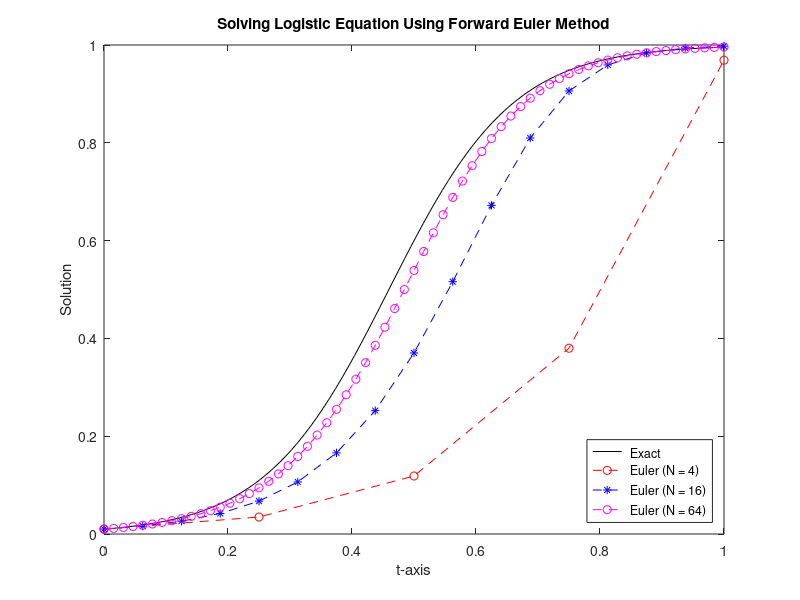

Write MATLAB code to recreate this figure.
function A1_FEuler

%  Demo 1: <numerical sols> 
%  Method: forward euler method
%  Example 1 (logstic eqn): y' = ry(1-y) with y(0) = y0 = 0.01, r = 10, T=1
%  Goal: to show numerical solutions with different N=T/h 
%
%  Date: 2015.2.4 (revised on 9.3.2018)

% clear all previous variables and plots
clear 
clf

% parameters for calculation
r=10;
t0=0; y0=0.01;
tmax=1;

% right hand side, and exact sol
f= @(y) r*y*(1-y);
y_exa = @(t) 1/(1+(1-y0)/y0*exp(-r*t));

% calculate and plot exact solution
Nexa=100;
tt=linspace(t0,tmax,Nexa);
exact=zeros(1,Nexa);
for it=1:Nexa
	exact(it)=y_exa(tt(it));
end
plot(tt,exact,'k');
legend(' Exact', 'Location', 'SouthEast'); 
hold on

% define axes and title used in plot
xlabel('t-axis')
ylabel('Solution')
title('Solving Logistic Equation Using Forward Euler Method')
pause
 
% loop used to increase N value
N=1;
for icounter=1:3
	N=N*4;

	% calculate Euler solution
	t=linspace(t0,tmax,N+1);
	h=t(2)-t(1);
	euler=y0;
	y=y0;
	for j=2:N+1
		yy=y+h*f(y);
		euler=[euler, yy];
		y=yy;
    end

	% plot solution
	if icounter==1
		plot(t,euler,'--ro');
		legend(' Exact',' Euler (N = 4)', 'Location', 'SouthEast');
		pause
	elseif icounter==2
		plot(t,euler,'--b*')
		legend(' Exact',' Euler (N = 4)',' Euler (N = 16)', 'Location', 'SouthEast');
		pause
	elseif icounter==3
		plot(t,euler,'--mo')
		legend(' Exact',' Euler (N = 4)',' Euler (N = 16)',' Euler (N = 64)', 'Location', 'SouthEast');
    end

end
 
hold off